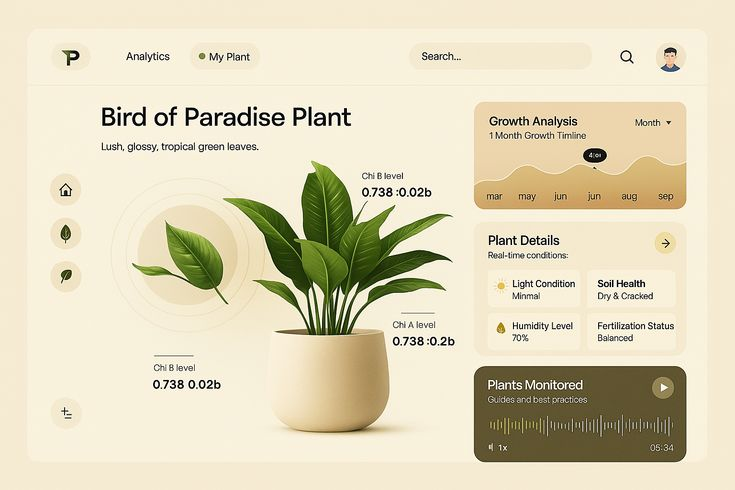
#> input picture Bird of Paradise Plant Care Dashboard Design.jpg, 735 x 490 px
$ python -i preprocessing.py   (imports and definitions only)
#> lines starting #> are read from the running program, lines starting #| are printed output that depends on the picture
from PIL import Image, ImageEnhance, ImageFilter
import numpy as np
import io
import base64


class ImagePreprocessor:
    TARGET_SIZE = (224, 224)

    @staticmethod
    def decode_base64_image(image_data: str) -> Image.Image:
        if "," in image_data:
            image_data = image_data.split(",")[1]
        image_bytes = base64.b64decode(image_data)
        return Image.open(io.BytesIO(image_bytes)).convert("RGB")

    @staticmethod
    def resize_image(image: Image.Image) -> Image.Image:
        return image.resize(ImagePreprocessor.TARGET_SIZE, Image.LANCZOS)

    @staticmethod
    def normalize_image(image: Image.Image) -> np.ndarray:
        img_array = np.array(image, dtype=np.float32)
        return img_array / 255.0

    @staticmethod
    def enhance_image(image: Image.Image) -> Image.Image:
        enhancer = ImageEnhance.Contrast(image)
        image = enhancer.enhance(1.2)
        enhancer = ImageEnhance.Sharpness(image)
        image = enhancer.enhance(1.1)
        return image

    @staticmethod
    def preprocess(image_data: str) -> np.ndarray:
        image = ImagePreprocessor.decode_base64_image(image_data)
        image = ImagePreprocessor.enhance_image(image)
        image = ImagePreprocessor.resize_image(image)
        normalized = ImagePreprocessor.normalize_image(image)
        return np.expand_dims(normalized, axis=0)

    @staticmethod
    def extract_color_features(image_data: str) -> dict:
        image = ImagePreprocessor.decode_base64_image(image_data)
        img_array = np.array(image)

        r_mean = float(np.mean(img_array[:, :, 0]))
        g_mean = float(np.mean(img_array[:, :, 1]))
        b_mean = float(np.mean(img_array[:, :, 2]))

        green_ratio = float(g_mean / (r_mean + g_mean + b_mean + 1e-6))
        brown_ratio = float(
            np.mean(
                (img_array[:, :, 0] > 100)
                & (img_array[:, :, 1] < 100)
                & (img_array[:, :, 2] < 100)
            )
        )

        return {
            "red_mean": r_mean,
            "green_mean": g_mean,
            "blue_mean": b_mean,
            "green_ratio": green_ratio,
            "brown_ratio": brown_ratio,
        }

>>> import cv2
>>> picture = cv2.imread('../../../Bird of Paradise Plant Care Dashboard Design.jpg', cv2.IMREAD_GRAYSCALE)
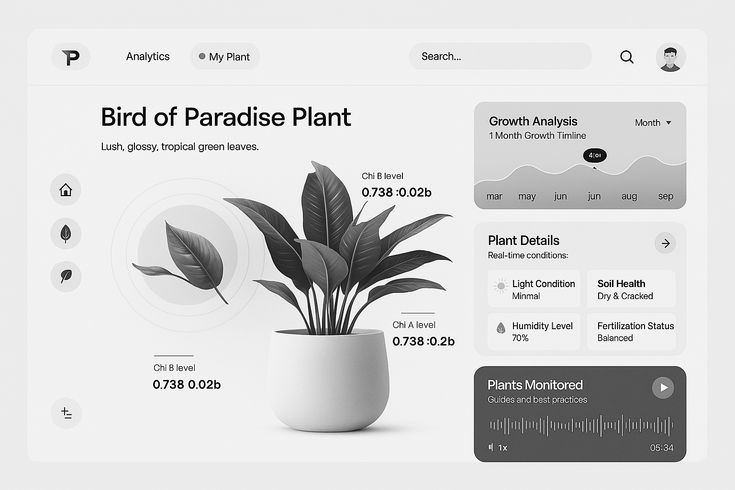
#> picture: shape (490, 735); min 0, max 255, mean 214.4
#> (the run stopped early here; a loop or call above may not have finished)
